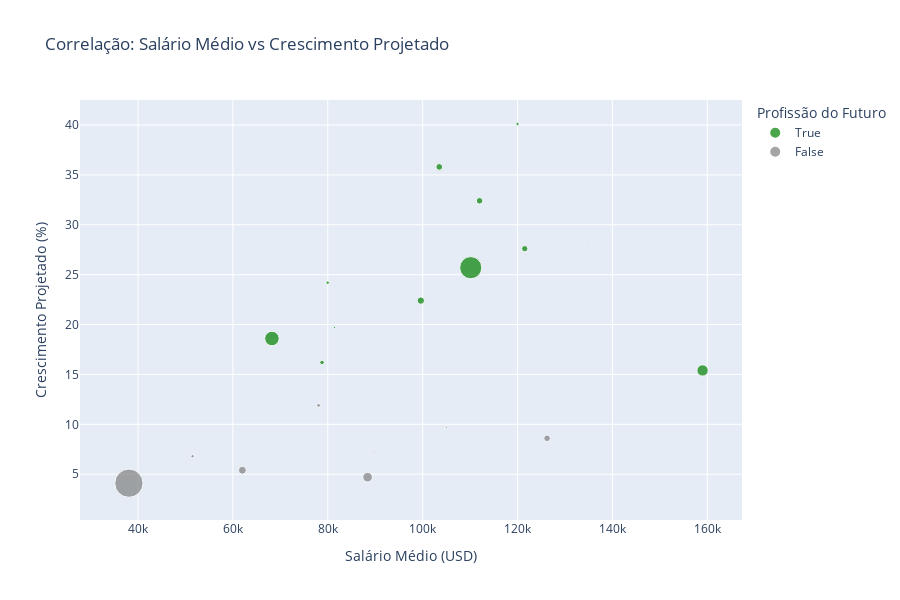

The notebook cell this image was saved under:
### Markdown cell above
## 2.3 Correlação entre Salário e Crescimento

### Code cell
# Scatter plot: Salário vs Crescimento
fig = px.scatter(
    df_complete,
    x='median_salary',
    y='projected_growth',
    size='num_jobs_2024',
    color='is_future_job',
    hover_data=['occupation_title'],
    title='Correlação: Salário Médio vs Crescimento Projetado',
    labels={
        'median_salary': 'Salário Médio (USD)',
        'projected_growth': 'Crescimento Projetado (%)',
        'is_future_job': 'Profissão do Futuro'
    },
    color_discrete_map={True: 'green', False: 'gray'}
)
fig.update_layout(height=600)
fig.show()

### Figure 1 — Plotly figure (JSON) as saved in the notebook; plotly's stock layout.template omitted (floating-point values rounded to 4 significant figures)
{"data": [{"customdata": [["Software Developers"], ["Data Scientists"], ["Software Quality Assurance Analysts"], ["Cybersecurity Analysts"], ["Computer and Information Systems Managers"], ["Market Research Analysts"], ["Physician Assistants"], ["Telemedicine Physicians"], ["Sales Representatives (Renewable Energy)"], ["Sustainability Specialists"], ["Machine Learning Engineers"], ["Multimedia Artists and Animators"]], "hovertemplate": "Profissão do Futuro=True<br>Salário Médio (USD)=%{x}<br>Crescimento Projetado (%)=%{y}<br>num_jobs_2024=%{marker.size}<br>occupation_title=%{customdata[0]}<extra></extra>", "legendgroup": "True", "marker": {"color": "green", "size": [1847900, 168200, 203900, 163000, 482600, 792500, 148100, 8900, 45200, 15700, 42300, 76900], "sizemode": "area", "sizeref": 7522.0, "symbol": "circle"}, "mode": "markers", "name": "True", "orientation": "v", "showlegend": true, "type": "scatter", "x": [110140, 103500, 99620, 112000, 159010, 68230, 121530, 135000, 79990, 81410, 120000, 78790], "xaxis": "x", "y": [25.7, 35.8, 22.4, 32.4, 15.4, 18.6, 27.6, 28.3, 24.2, 19.7, 40.1, 16.2], "yaxis": "y"}, {"customdata": [["Network and Computer Systems Administrators"], ["Clinical Data Managers"], ["Technical Writers"], ["Human Resources Managers"], ["Robotics Engineers"], ["Social Science Research Assistants"], ["Career and Technical Education Teachers"], ["Customer Service Representatives (Remote)"]], "hovertemplate": "Profissão do Futuro=False<br>Salário Médio (USD)=%{x}<br>Crescimento Projetado (%)=%{y}<br>num_jobs_2024=%{marker.size}<br>occupation_title=%{customdata[0]}<extra></extra>", "legendgroup": "False", "marker": {"color": "gray", "size": [350300, 12500, 56900, 165200, 18700, 45800, 232500, 3008900], "sizemode": "area", "sizeref": 7522.0, "symbol": "circle"}, "mode": "markers", "name": "False", "orientation": "v", "showlegend": true, "type": "scatter", "x": [88400, 89830, 78060, 126230, 105000, 51500, 62000, 38080], "xaxis": "x", "y": [4.7, 7.3, 11.9, 8.6, 9.7, 6.8, 5.4, 4.1], "yaxis": "y"}], "layout": {"height": 600, "legend": {"itemsizing": "constant", "title": {"text": "Profissão do Futuro"}, "tracegroupgap": 0}, "title": {"text": "Correlação: Salário Médio vs Crescimento Projetado"}, "xaxis": {"anchor": "y", "domain": [0, 1], "title": {"text": "Salário Médio (USD)"}}, "yaxis": {"anchor": "x", "domain": [0, 1], "title": {"text": "Crescimento Projetado (%)"}}}}
